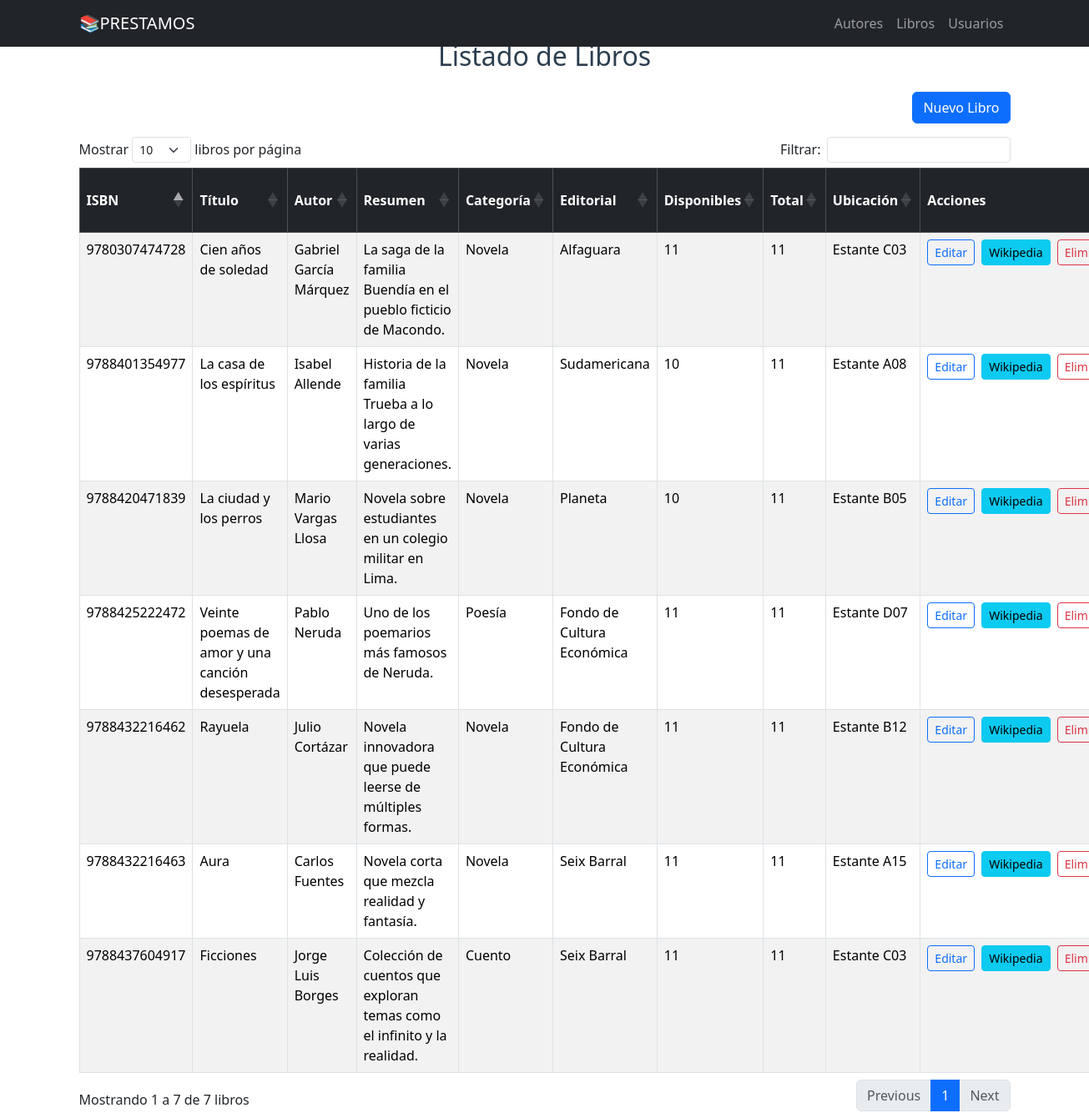
/libros, run on an earlier commit of the app's database.
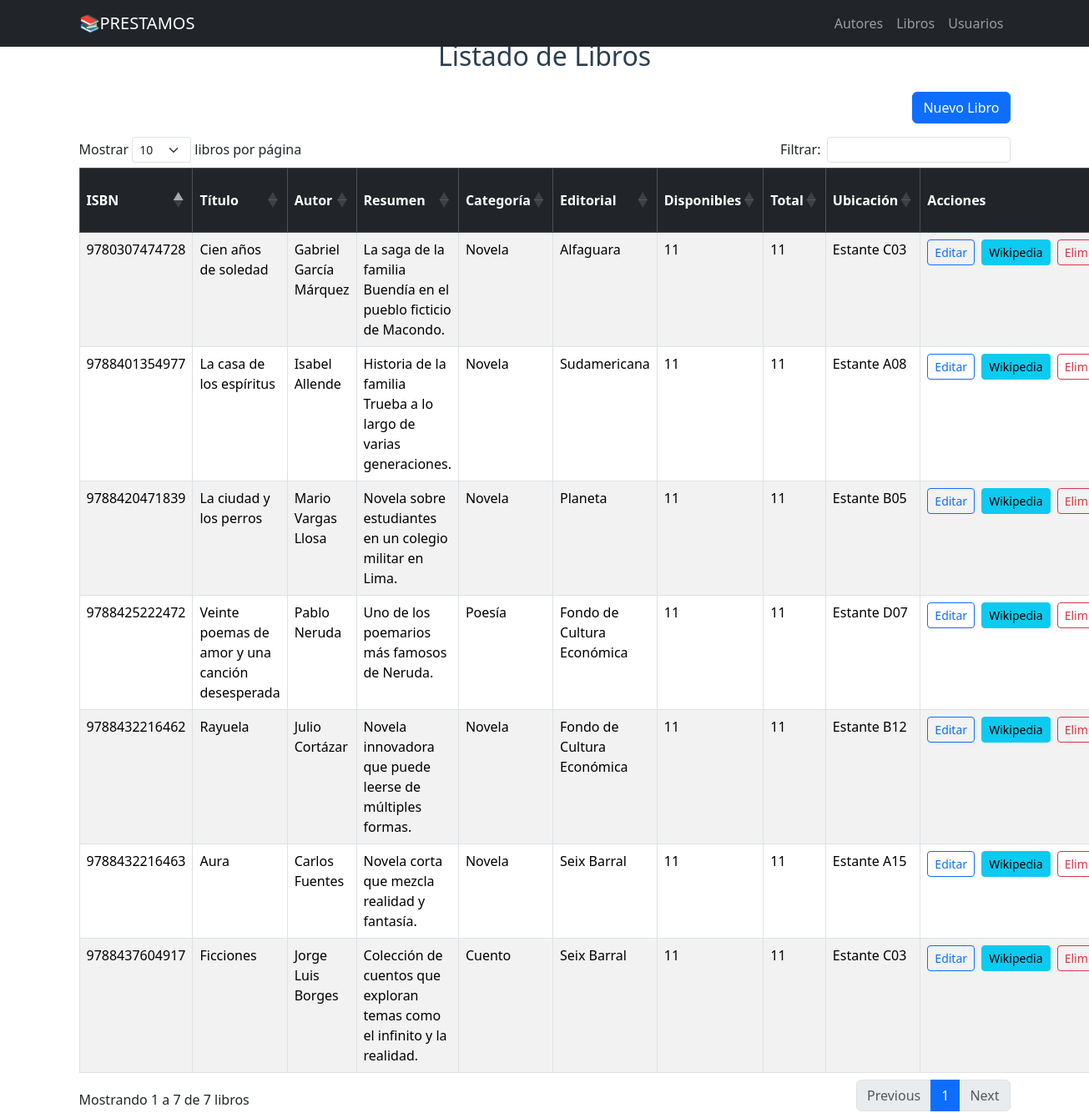
And on a later commit of the database.
### app/models/libros.py (models this page shows, shortened)
class Libro(Base):
    __tablename__ = 'libros'
    libro_id = Column(Integer, primary_key=True)
    titulo = Column(Text, nullable=False)
    autor_id = Column(Integer, ForeignKey('autores.autor_id'))
    editorial_id = Column(Integer, ForeignKey('editoriales.editorial_id'))
    isbn = Column(Text, nullable=True)
    categoria_id = Column(Integer, ForeignKey('categorias.categoria_id'))
    cantidad_ejemplares = Column(Integer, nullable=False)
    ejemplares_disponibles = Column(Integer, nullable=False)
    ubicacion_id = Column(Integer, ForeignKey('ubicaciones.ubicacion_id'))
    resumen = Column(Text, nullable=True)
    autor = relationship("Autor", back_populates="libros")
    editorial = relationship("Editorial", back_populates="libros")
    categoria = relationship("Categoria", back_populates="libros")
    ubicacion = relationship("Ubicacion", back_populates="libros")
    prestamos = relationship(
        "Prestamo",
        back_populates="libro",
        cascade="all, delete-orphan",  # 🚀 Borra automáticamente los préstamos al borrar el libro
        passive_deletes=True
    )

### app/models/autores.py (models this page shows, shortened)
class Autor(Base):
    __tablename__ = 'autores'
    autor_id = Column(Integer, primary_key=True)
    nombre = Column(String, nullable=False)
    apellido = Column(String, nullable=False)
    fecha_nacimiento = Column(Date, nullable=True)
    nacionalidad_id = Column(Integer, ForeignKey('nacionalidad.nacionalidad_id'))
    biografia = Column(Text, nullable=True)
    nacionalidad = relationship("Nacionalidad", back_populates="autores")
    libros = relationship("Libro", back_populates="autor")

### app/models/categoria.py (models this page shows, shortened)
class Categoria(Base):
    __tablename__ = 'categorias'
    categoria_id = Column(Integer, primary_key=True)
    nombre = Column(Text, nullable=False)
    libros = relationship("Libro", back_populates="categoria")

### app/models/editorial.py (models this page shows, shortened)
class Editorial(Base):
    __tablename__ = 'editoriales'
    editorial_id = Column(Integer, primary_key=True)
    nombre = Column(Text, nullable=False)
    direccion = Column(Text, nullable=True)
    telefono = Column(Text, nullable=True)
    email = Column(Text, nullable=True)
    libros = relationship("Libro", back_populates="editorial")

### app/models/ubicacion.py (models this page shows)
class Ubicacion(Base):
    __tablename__ = "ubicaciones"
    ubicacion_id = Column(Integer, primary_key=True)
    codigo = Column(Text, nullable=False)
    nombre = Column(Text, nullable=False)
    tipo = Column(Text, nullable=False)
    activo = Column(Integer, nullable=False)
    libros = relationship("Libro", back_populates="ubicacion")

### app/frontend/libros.py (the view)
@router.get("/libros", response_class=HTMLResponse)
async def list_libros(request: Request, error: str = None):
    libros = db_libros.get_todos()
    return templates.TemplateResponse(
        "libros/list.html",
        {
            "request": request,
            "libros": libros,
            "error": error  # agregamos el parámetro opcional
        }
    )

### templates/libros/list.html (shortened to what this page needs)
{% extends "base.html" %}
{% block content %}
<br>
<h2 class="mb-4 text-center">Listado de Libros</h2>
<div class="mb-3 text-end">
    <a href="/libros/create" class="btn btn-primary">
         Nuevo Libro
    </a>
</div>
<table id="tabla-libros" class="table table-striped table-hover table-bordered">
    <thead class="table-dark">
        <tr>
            <th>ISBN</th>
            <th>Título</th>
            <th>Autor</th>
            <th>Resumen</th>
            <th>Categoría</th>
            <th>Editorial</th>
            <th>Disponibles</th>
            <th>Total</th>
            <th>Ubicación</th>
            <th>Acciones</th>
        </tr>
    </thead>
    <tbody>
    {% for libro in libros %}
        <tr>
            <td>{{ libro.isbn }}</td>
            <td>{{ libro.titulo }}</td>
            <td>{{ libro.autor.nombre }} {{ libro.autor.apellido }}</td>
            <td>{{ libro.resumen or "" }}</td>
            <td>{{ libro.categoria.nombre }}</td>
            <td>{{ libro.editorial.nombre }}</td>
            <td>{{ libro.ejemplares_disponibles }}</td>
            <td>{{ libro.cantidad_ejemplares }}</td>
            <td>{{ libro.ubicacion.nombre }}</td>
            <td>
                <a href="/libros/{{ libro.libro_id }}" class="btn btn-sm btn-outline-primary me-1">
                     Editar
                </a>
                <a href="/libros/{{ libro.libro_id }}/wiki" class="btn btn-sm btn-info me-1" target="_blank">
                     Wikipedia
                </a>
                <form method="post" action="/api/libros/{{ libro.libro_id }}/eliminar" class="d-inline" onsubmit="return confirm('¿Estás seguro que querés eliminar este libro?');">
                    <button type="submit" class="btn btn-sm btn-outline-danger">
                         Eliminar
                    </button>
                </form>
            </td>
        </tr>
    {% endfor %}
    </tbody>
</table>
{% endblock %}

### templates/base.html (shortened to what this page needs)
<!DOCTYPE html>
<html lang="es">
<head>
    <link href="https://cdn.jsdelivr.net/npm/bootstrap@5.3.2/dist/css/bootstrap.min.css" rel="stylesheet">
    <link rel="stylesheet" href="https://cdn.datatables.net/1.13.6/css/dataTables.bootstrap5.min.css">
    <link rel="stylesheet" href="{{ url_for('static', path='/css/styles.css') }}">
</head>
<body>
    {% include "navbar.html" %}
    <div class="container mt-4">
        {% block content %}{% endblock %}
    </div>
</body>
</html>

### templates/navbar.html (shortened to what this page needs)
<nav class="navbar navbar-expand-lg navbar-dark bg-dark fixed-top">
    <div class="container">
        <a class="navbar-brand" href="/prestamos">📚PRESTAMOS</a>
        <div class="collapse navbar-collapse" id="navbarContenido">
            <ul class="navbar-nav ms-auto">
                <li class="nav-item"><a class="nav-link" href="/autores">Autores</a></li>
                <li class="nav-item"><a class="nav-link" href="/libros">Libros</a></li>
                <li class="nav-item"><a class="nav-link" href="/usuarios">Usuarios</a></li>
            </ul>
        </div>
    </div>
</nav>

### static/css/styles.css (style rules this page uses)
h1, h2 { text-align: center; margin-bottom: 2.5rem; color: #2c3e50; }

### templates/libros/list.html (style rules this page uses)
#tabla-libros thead tr th { height: 60px; vertical-align: middle; }
#tabla-libros thead tr th:last-child, #tabla-libros tbody tr td:last-child { width: 200px; white-space: nowrap; }

What changed in the data, as far as the page shows it:
changed Libro "La ciudad y los perros": ejemplares_disponibles "10" → "11"
changed Libro "La casa de los espíritus": ejemplares_disponibles "10" → "11"
